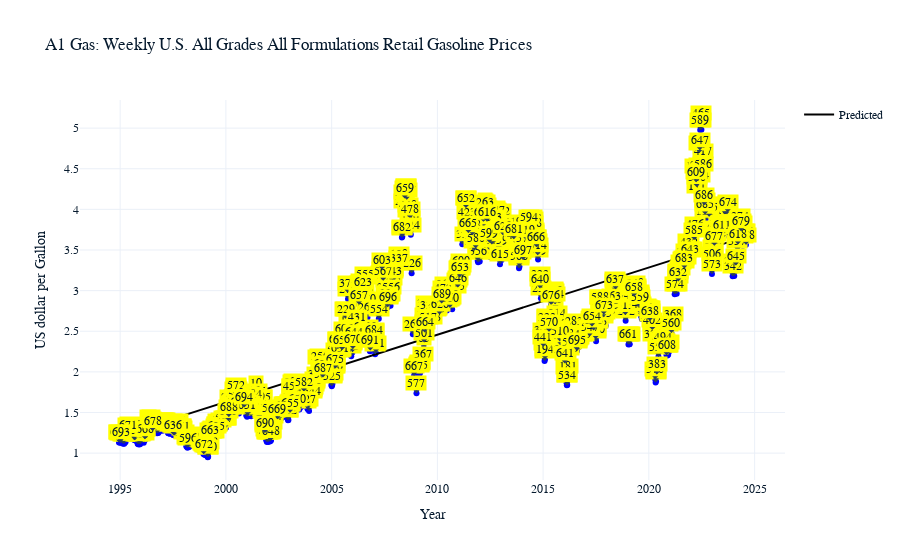

Notebook code for this chart:
### Code cell
import plotly.express as px

# Create a DataFrame for plotting
plot_df = X_test.copy()
plot_df['Actual'] = y_test.values
plot_df['Predicted'] = y_pred

# Create the scatter plot with Plotly Express
fig = px.scatter(plot_df, x='Date', y='Actual', color_discrete_sequence=['blue'], labels={'Actual': 'Actual'}, title="A1 Gas: Weekly U.S. All Grades All Formulations Retail Gasoline Prices")

# Add the predicted line
fig.add_scatter(x=plot_df['Date'], y=plot_df['Predicted'], mode='lines', name='Predicted', line=dict(color='black'))

# Annotate each point with a number starting from 0
for i, txt in enumerate(range(len(plot_df))):
    fig.add_annotation(x=plot_df['Date'].iloc[i], y=plot_df['Actual'].iloc[i], text=str(txt), showarrow=True, arrowhead=1, ax=0, ay=-10, bgcolor='yellow')

fig.update_layout(xaxis_title='Year', yaxis_title='US dollar per Gallon')
fig.show()
